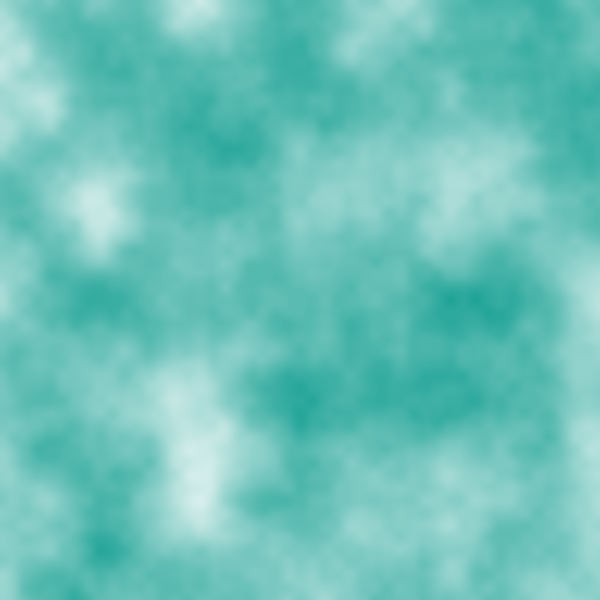
Frame 1 (no input)
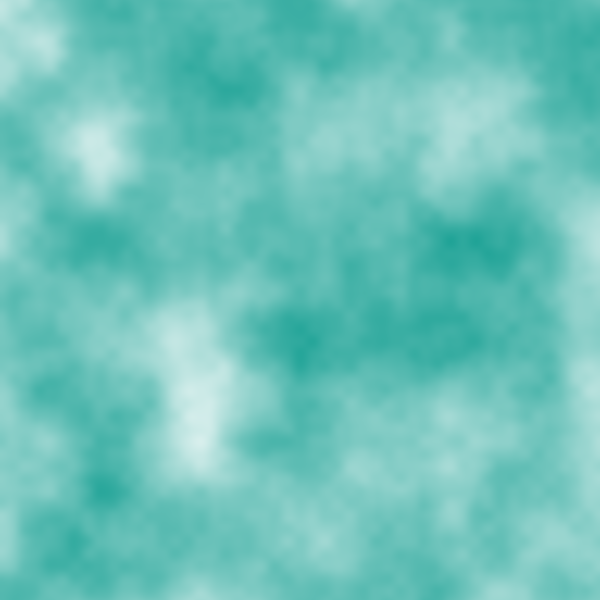
Frame 60 (the mouse pressed at the canvas centre just before this capture)
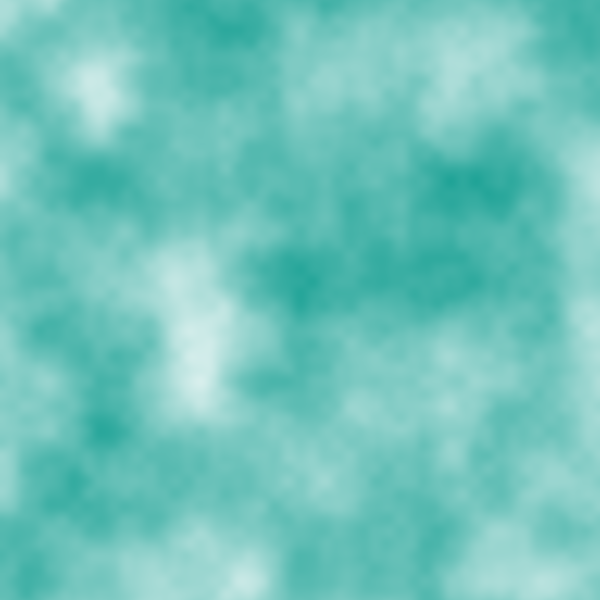
Frame 120 (the mouse held since frame 60 and released just before this capture)

The Processing sketch that drew these frames (run headless with seeded random() and noise(); from frame 60 on, the mouse is pressed at the canvas centre):

// Processing sketch: task4_noise_and_duotone
// ── task4_noise_and_duotone.pde
float noiseScale = 0.01;
float time = 0;
color color1, color2;

void setup() {
  size(600, 600);
  color1 = color(0, 150, 136);    
  color2 = color(255, 255, 255);  
}

void draw() {
  background(0);
  loadPixels();

  for (int y = 0; y < height; y++) {
    for (int x = 0; x < width; x++) {
      float nx = x * noiseScale;
      float ny = y * noiseScale + time;
      float noiseVal = noise(nx, ny);

      
      color c = lerpColor(color1, color2, noiseVal);
      pixels[y * width + x] = c;
    }
  }

  updatePixels();
  time += 0.01;  
}
